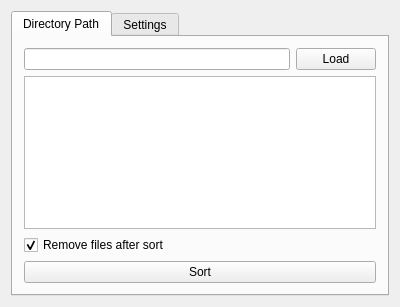
<?xml version="1.0" encoding="UTF-8"?>
<ui version="4.0">
 <class>Widget</class>
 <widget class="QWidget" name="Widget">
  <property name="geometry">
   <rect>
    <x>0</x>
    <y>0</y>
    <width>400</width>
    <height>307</height>
   </rect>
  </property>
  <property name="windowTitle">
   <string>Filz</string>
  </property>
  <layout class="QVBoxLayout" name="verticalLayout_2">
   <item>
    <widget class="QTabWidget" name="tabWidget">
     <property name="currentIndex">
      <number>0</number>
     </property>
     <widget class="QWidget" name="tab">
      <attribute name="title">
       <string>Directory Path</string>
      </attribute>
      <layout class="QVBoxLayout" name="verticalLayout_3">
       <item>
        <layout class="QVBoxLayout" name="verticalLayout">
         <item>
          <layout class="QHBoxLayout" name="horizontalLayout">
           <item>
            <widget class="QLineEdit" name="lineEdit"/>
           </item>
           <item>
            <widget class="QPushButton" name="pushButton">
             <property name="text">
              <string>Load</string>
             </property>
            </widget>
           </item>
          </layout>
         </item>
         <item>
          <widget class="QListView" name="listView"/>
         </item>
         <item>
          <widget class="QCheckBox" name="checkBoxRemFiles">
           <property name="text">
            <string>Remove files after sort</string>
           </property>
           <property name="checked">
            <bool>true</bool>
           </property>
          </widget>
         </item>
         <item>
          <widget class="QPushButton" name="pushButtonSort">
           <property name="text">
            <string>Sort</string>
           </property>
          </widget>
         </item>
        </layout>
       </item>
      </layout>
     </widget>
     <widget class="QWidget" name="tab_2">
      <attribute name="title">
       <string>Settings</string>
      </attribute>
      <layout class="QVBoxLayout" name="verticalLayout_4">
       <item>
        <widget class="QPlainTextEdit" name="plainTextEdit">
         <property name="plainText">
          <string>VIDEOS,mp4 flv wmv
AUDIO,mp3
SOFTWARE,exe
ARCHIVES,zip dmg
IMAGES,jpg png
OTHER, 
</string>
         </property>
        </widget>
       </item>
      </layout>
     </widget>
    </widget>
   </item>
  </layout>
 </widget>
 <layoutdefault spacing="6" margin="11"/>
 <resources/>
 <connections/>
</ui>
